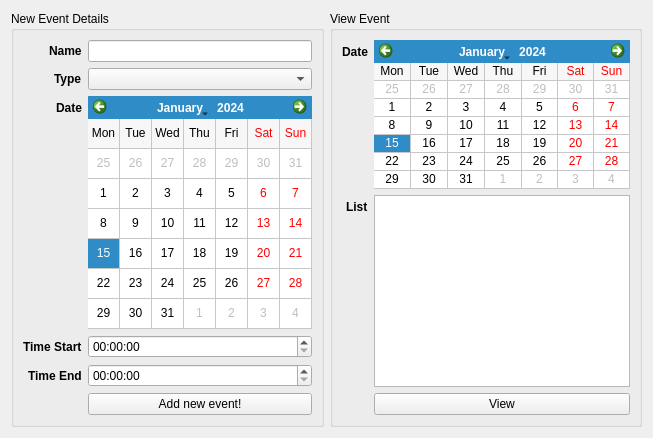
          <widget class="QWidget" name="tab_6">
           <attribute name="title">
            <string>Add New Event</string>
           </attribute>
           <layout class="QHBoxLayout" name="horizontalLayout_10">
            <item>
             <widget class="QGroupBox" name="groupBox_9">
              <property name="title">
               <string>New Event Details</string>
              </property>
              <layout class="QHBoxLayout" name="horizontalLayout_7">
               <item>
                <layout class="QFormLayout" name="formLayout_5">
                 <property name="fieldGrowthPolicy">
                  <enum>QFormLayout::AllNonFixedFieldsGrow</enum>
                 </property>
                 <property name="labelAlignment">
                  <set>Qt::AlignRight|Qt::AlignTrailing|Qt::AlignVCenter</set>
                 </property>
                 <item row="0" column="0">
                  <widget class="QLabel" name="label_12">
                   <property name="font">
                    <font>
                     <weight>75</weight>
                     <bold>true</bold>
                    </font>
                   </property>
                   <property name="text">
                    <string>Name</string>
                   </property>
                  </widget>
                 </item>
                 <item row="0" column="1">
                  <widget class="QLineEdit" name="lineEdit_addnewevent"/>
                 </item>
                 <item row="1" column="0">
                  <widget class="QLabel" name="label_13">
                   <property name="font">
                    <font>
                     <weight>75</weight>
                     <bold>true</bold>
                    </font>
                   </property>
                   <property name="text">
                    <string>Type</string>
                   </property>
                  </widget>
                 </item>
                 <item row="1" column="1">
                  <widget class="QComboBox" name="comboBox_addnewevent"/>
                 </item>
                 <item row="2" column="0">
                  <widget class="QLabel" name="label_14">
                   <property name="font">
                    <font>
                     <weight>75</weight>
                     <bold>true</bold>
                    </font>
                   </property>
                   <property name="text">
                    <string>Date</string>
                   </property>
                  </widget>
                 </item>
                 <item row="2" column="1">
                  <widget class="QCalendarWidget" name="calendarWidget_addevent">
                   <property name="gridVisible">
                    <bool>true</bool>
                   </property>
                   <property name="verticalHeaderFormat">
                    <enum>QCalendarWidget::NoVerticalHeader</enum>
                   </property>
                   <property name="navigationBarVisible">
                    <bool>true</bool>
                   </property>
                  </widget>
                 </item>
                 <item row="3" column="0">
                  <widget class="QLabel" name="label_18">
                   <property name="font">
                    <font>
                     <weight>75</weight>
                     <bold>true</bold>
                    </font>
                   </property>
                   <property name="text">
                    <string>Time Start</string>
                   </property>
                  </widget>
                 </item>
                 <item row="3" column="1">
                  <widget class="QTimeEdit" name="timeEdit_starttimeaddnewevent"/>
                 </item>
                 <item row="4" column="0">
                  <widget class="QLabel" name="label_19">
                   <property name="font">
                    <font>
                     <weight>75</weight>
                     <bold>true</bold>
                    </font>
                   </property>
                   <property name="text">
                    <string>Time End</string>
                   </property>
                  </widget>
                 </item>
                 <item row="4" column="1">
                  <widget class="QTimeEdit" name="timeEdit_endtimeaddnewevent"/>
                 </item>
                 <item row="5" column="1">
                  <widget class="QPushButton" name="pushButton_addnewevent">
                   <property name="text">
                    <string>Add new event!</string>
                   </property>
                  </widget>
                 </item>
                </layout>
               </item>
              </layout>
             </widget>
            </item>
            <item>
             <widget class="QGroupBox" name="groupBox_10">
              <property name="title">
               <string>View Event</string>
              </property>
              <layout class="QVBoxLayout" name="verticalLayout_2">
               <item>
                <layout class="QFormLayout" name="formLayout_8">
                 <property name="fieldGrowthPolicy">
                  <enum>QFormLayout::AllNonFixedFieldsGrow</enum>
                 </property>
                 <property name="labelAlignment">
                  <set>Qt::AlignRight|Qt::AlignTrailing|Qt::AlignVCenter</set>
                 </property>
                 <item row="0" column="0">
                  <widget class="QLabel" name="label_15">
                   <property name="font">
                    <font>
                     <weight>75</weight>
                     <bold>true</bold>
                    </font>
                   </property>
                   <property name="text">
                    <string>Date</string>
                   </property>
                  </widget>
                 </item>
                 <item row="0" column="1">
                  <widget class="QCalendarWidget" name="calendarWidget_viewnewevent">
                   <property name="gridVisible">
                    <bool>true</bool>
                   </property>
                   <property name="verticalHeaderFormat">
                    <enum>QCalendarWidget::NoVerticalHeader</enum>
                   </property>
                  </widget>
                 </item>
                 <item row="1" column="0">
                  <widget class="QLabel" name="label_17">
                   <property name="font">
                    <font>
                     <weight>75</weight>
                     <bold>true</bold>
                    </font>
                   </property>
                   <property name="text">
                    <string>List</string>
                   </property>
                  </widget>
                 </item>
                 <item row="1" column="1">
                  <widget class="QTableWidget" name="tableWidget_viewevent"/>
                 </item>
                 <item row="2" column="1">
                  <widget class="QPushButton" name="pushButton_viewnewevent">
                   <property name="text">
                    <string>View</string>
                   </property>
                  </widget>
                 </item>
                </layout>
               </item>
              </layout>
             </widget>
            </item>
           </layout>
          </widget>
